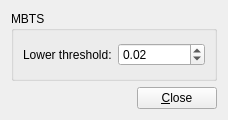
<ui version="4.0" >
 <class>frmCaloCellThresholdsMbts</class>
 <widget class="QWidget" name="frmCaloCellThresholdsMbts" >
  <property name="geometry" >
   <rect>
    <x>0</x>
    <y>0</y>
    <width>228</width>
    <height>120</height>
   </rect>
  </property>
  <property name="windowTitle" >
   <string>MBTS Thresholds</string>
  </property>
  <layout class="QGridLayout" name="gridLayout_2" >
   <item row="0" column="0" >
    <widget class="QGroupBox" name="grbxMbts" >
     <property name="title" >
      <string>MBTS</string>
     </property>
     <layout class="QGridLayout" name="gridLayout" >
      <item row="0" column="0" >
       <widget class="QLabel" name="lblMbtsLowerThresh" >
        <property name="text" >
         <string>Lower threshold:</string>
        </property>
       </widget>
      </item>
      <item row="0" column="1" >
       <widget class="QDoubleSpinBox" name="dspbxMbtsThresh" >
        <property name="minimum" >
         <double>-1000.000000000000000</double>
        </property>
        <property name="maximum" >
         <double>99999.000000000000000</double>
        </property>
        <property name="singleStep" >
         <double>0.010000000000000</double>
        </property>
        <property name="value" >
         <double>0.020000000000000</double>
        </property>
       </widget>
      </item>
     </layout>
    </widget>
   </item>
   <item row="1" column="0" >
    <layout class="QHBoxLayout" name="horizontalLayout" >
     <item>
      <spacer name="horizontalSpacer" >
       <property name="orientation" >
        <enum>Qt::Horizontal</enum>
       </property>
       <property name="sizeHint" stdset="0" >
        <size>
         <width>88</width>
         <height>20</height>
        </size>
       </property>
      </spacer>
     </item>
     <item>
      <widget class="QPushButton" name="pushButton_close" >
       <property name="text" >
        <string>&amp;Close</string>
       </property>
      </widget>
     </item>
    </layout>
   </item>
  </layout>
 </widget>
 <resources/>
 <connections/>
</ui>
